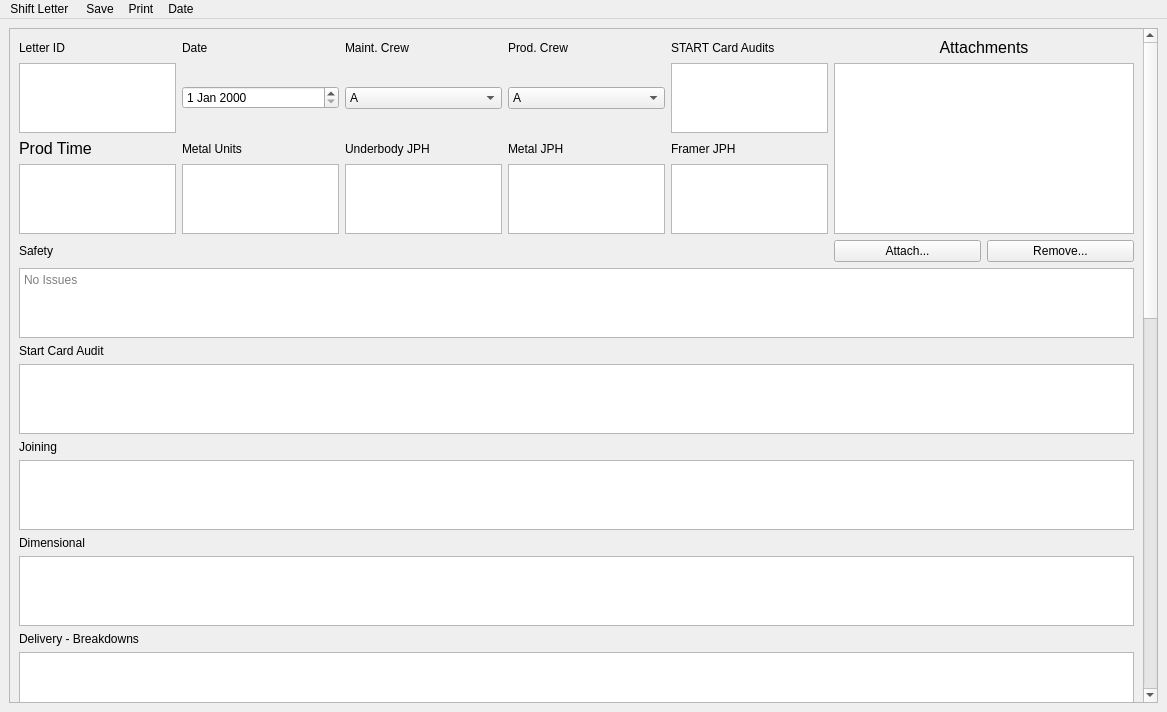
<?xml version="1.0" encoding="UTF-8"?>
<ui version="4.0">
 <class>MainWindow</class>
 <widget class="QMainWindow" name="MainWindow">
  <property name="geometry">
   <rect>
    <x>0</x>
    <y>0</y>
    <width>1167</width>
    <height>712</height>
   </rect>
  </property>
  <property name="windowTitle">
   <string>Night Letter</string>
  </property>
  <property name="styleSheet">
   <string notr="true"/>
  </property>
  <widget class="QWidget" name="centralwidget">
   <layout class="QHBoxLayout" name="horizontalLayout">
    <item>
     <layout class="QVBoxLayout" name="verticalLayout">
      <item>
       <widget class="QScrollArea" name="scrollArea">
        <property name="styleSheet">
         <string notr="true"/>
        </property>
        <property name="widgetResizable">
         <bool>true</bool>
        </property>
        <widget class="QWidget" name="scrollAreaWidgetContents_2">
         <property name="geometry">
          <rect>
           <x>0</x>
           <y>0</y>
           <width>1128</width>
           <height>1824</height>
          </rect>
         </property>
         <layout class="QGridLayout" name="gridLayout_4">
          <item row="0" column="0">
           <layout class="QHBoxLayout" name="horizontalLayout_2">
            <item>
             <layout class="QVBoxLayout" name="verticalLayout_3">
              <property name="bottomMargin">
               <number>9</number>
              </property>
              <item>
               <layout class="QGridLayout" name="WidgetGridLayout">
                <item row="2" column="1">
                 <widget class="QLabel" name="DateLabel">
                  <property name="text">
                   <string>Date</string>
                  </property>
                 </widget>
                </item>
                <item row="16" column="0" colspan="2">
                 <widget class="QLabel" name="BreakdownsLabel">
                  <property name="text">
                   <string>Delivery - Breakdowns</string>
                  </property>
                 </widget>
                </item>
                <item row="14" column="0" colspan="2">
                 <widget class="QLabel" name="DimensionalLabel">
                  <property name="text">
                   <string>Dimensional</string>
                  </property>
                 </widget>
                </item>
                <item row="3" column="1">
                 <widget class="QDateEdit" name="Date"/>
                </item>
                <item row="3" column="3">
                 <widget class="QComboBox" name="ProdShift">
                  <item>
                   <property name="text">
                    <string>A</string>
                   </property>
                  </item>
                  <item>
                   <property name="text">
                    <string>B</string>
                   </property>
                  </item>
                  <item>
                   <property name="text">
                    <string>C</string>
                   </property>
                  </item>
                  <item>
                   <property name="text">
                    <string>D</string>
                   </property>
                  </item>
                 </widget>
                </item>
                <item row="3" column="4">
                 <widget class="QTextEdit" name="STARTAuditCount"/>
                </item>
                <item row="2" column="4">
                 <widget class="QLabel" name="STARTAuditCountLabel">
                  <property name="maximumSize">
                   <size>
                    <width>200</width>
                    <height>16777215</height>
                   </size>
                  </property>
                  <property name="text">
                   <string>START Card Audits</string>
                  </property>
                 </widget>
                </item>
                <item row="3" column="2">
                 <widget class="QComboBox" name="MaintCrew">
                  <item>
                   <property name="text">
                    <string>A</string>
                   </property>
                  </item>
                  <item>
                   <property name="text">
                    <string>B</string>
                   </property>
                  </item>
                  <item>
                   <property name="text">
                    <string>C</string>
                   </property>
                  </item>
                  <item>
                   <property name="text">
                    <string>D</string>
                   </property>
                  </item>
                 </widget>
                </item>
                <item row="2" column="2">
                 <widget class="QLabel" name="MaintCrewLabel">
                  <property name="maximumSize">
                   <size>
                    <width>120</width>
                    <height>16777215</height>
                   </size>
                  </property>
                  <property name="text">
                   <string>Maint. Crew</string>
                  </property>
                 </widget>
                </item>
                <item row="2" column="0">
                 <widget class="QLabel" name="LetterIDLabel">
                  <property name="maximumSize">
                   <size>
                    <width>120</width>
                    <height>16777215</height>
                   </size>
                  </property>
                  <property name="text">
                   <string>Letter ID</string>
                  </property>
                 </widget>
                </item>
                <item row="2" column="3">
                 <widget class="QLabel" name="ProdShiftLabel">
                  <property name="maximumSize">
                   <size>
                    <width>120</width>
                    <height>16777215</height>
                   </size>
                  </property>
                  <property name="text">
                   <string>Prod. Crew</string>
                  </property>
                 </widget>
                </item>
                <item row="15" column="0" colspan="7">
                 <widget class="QTextEdit" name="Dimensional"/>
                </item>
                <item row="27" column="0" colspan="7">
                 <widget class="QTextEdit" name="EquipFailures"/>
                </item>
                <item row="13" column="0" colspan="7">
                 <widget class="QTextEdit" name="Joining"/>
                </item>
                <item row="20" column="0" colspan="2">
                 <widget class="QLabel" name="ManningMaterialsLabel">
                  <property name="text">
                   <string>Manning/Materials</string>
                  </property>
                 </widget>
                </item>
                <item row="28" column="0" colspan="2">
                 <widget class="QLabel" name="DoorRepairsLabel">
                  <property name="text">
                   <string>Door Repairs</string>
                  </property>
                 </widget>
                </item>
                <item row="21" column="0" colspan="7">
                 <widget class="QTextEdit" name="ManningMaterials"/>
                </item>
                <item row="23" column="0" colspan="7">
                 <widget class="QTextEdit" name="Recognition"/>
                </item>
                <item row="19" column="0" colspan="7">
                 <widget class="QTextEdit" name="TopXActions"/>
                </item>
                <item row="25" column="0" colspan="7">
                 <widget class="QTextEdit" name="Training"/>
                </item>
                <item row="35" column="0" colspan="7">
                 <widget class="QTextEdit" name="Environmental"/>
                </item>
                <item row="33" column="0" colspan="7">
                 <widget class="QTextEdit" name="FollowUp"/>
                </item>
                <item row="31" column="0" colspan="7">
                 <widget class="QTextEdit" name="EquipRepairs"/>
                </item>
                <item row="29" column="0" colspan="7">
                 <widget class="QTextEdit" name="DoorRepairs"/>
                </item>
                <item row="5" column="2">
                 <widget class="QTextEdit" name="UBJPH"/>
                </item>
                <item row="26" column="0" colspan="2">
                 <widget class="QLabel" name="EquipFailuresLabel">
                  <property name="text">
                   <string>Equipment Failures</string>
                  </property>
                 </widget>
                </item>
                <item row="24" column="0" colspan="2">
                 <widget class="QLabel" name="TrainingLabel">
                  <property name="text">
                   <string>Notifications - HR - Training</string>
                  </property>
                 </widget>
                </item>
                <item row="3" column="0">
                 <widget class="QTextEdit" name="LetterID">
                  <property name="mouseTracking">
                   <bool>false</bool>
                  </property>
                  <property name="tabChangesFocus">
                   <bool>true</bool>
                  </property>
                 </widget>
                </item>
                <item row="22" column="0" colspan="2">
                 <widget class="QLabel" name="RecognitionLabel">
                  <property name="text">
                   <string>Recognition</string>
                  </property>
                 </widget>
                </item>
                <item row="5" column="4">
                 <widget class="QTextEdit" name="FramerJPH"/>
                </item>
                <item row="5" column="3">
                 <widget class="QTextEdit" name="MetalJPH"/>
                </item>
                <item row="5" column="0">
                 <widget class="QTextEdit" name="ProdTime">
                  <property name="styleSheet">
                   <string notr="true">font: 12pt &quot;Segoe UI&quot;;</string>
                  </property>
                  <property name="html">
                   <string>&lt;!DOCTYPE HTML PUBLIC &quot;-//W3C//DTD HTML 4.0//EN&quot; &quot;http://www.w3.org/TR/REC-html40/strict.dtd&quot;&gt;
&lt;html&gt;&lt;head&gt;&lt;meta name=&quot;qrichtext&quot; content=&quot;1&quot; /&gt;&lt;style type=&quot;text/css&quot;&gt;
p, li { white-space: pre-wrap; }
&lt;/style&gt;&lt;/head&gt;&lt;body style=&quot; font-family:'Segoe UI'; font-size:12pt; font-weight:400; font-style:normal;&quot;&gt;
&lt;p style=&quot;-qt-paragraph-type:empty; margin-top:0px; margin-bottom:0px; margin-left:0px; margin-right:0px; -qt-block-indent:0; text-indent:0px; font-family:'Arial'; font-size:8.25pt;&quot;&gt;&lt;br /&gt;&lt;/p&gt;&lt;/body&gt;&lt;/html&gt;</string>
                  </property>
                 </widget>
                </item>
                <item row="8" column="0">
                 <widget class="QLabel" name="SafetyLabel">
                  <property name="text">
                   <string>Safety</string>
                  </property>
                 </widget>
                </item>
                <item row="12" column="0">
                 <widget class="QLabel" name="JoiningLabel">
                  <property name="text">
                   <string>Joining</string>
                  </property>
                 </widget>
                </item>
                <item row="10" column="0">
                 <widget class="QLabel" name="STARTCardAuditLabel">
                  <property name="text">
                   <string>Start Card Audit</string>
                  </property>
                 </widget>
                </item>
                <item row="30" column="0" colspan="2">
                 <widget class="QLabel" name="EquipRepairsLabel">
                  <property name="text">
                   <string>Equipment Repairs</string>
                  </property>
                 </widget>
                </item>
                <item row="34" column="0" colspan="2">
                 <widget class="QLabel" name="EnvironmentalLabel">
                  <property name="text">
                   <string>Environmental</string>
                  </property>
                 </widget>
                </item>
                <item row="18" column="0" colspan="2">
                 <widget class="QLabel" name="TopXActionsLabel">
                  <property name="text">
                   <string>Top X Actions</string>
                  </property>
                 </widget>
                </item>
                <item row="32" column="0" colspan="2">
                 <widget class="QLabel" name="FollowUpLabel">
                  <property name="text">
                   <string>Follow-Up Needed</string>
                  </property>
                 </widget>
                </item>
                <item row="5" column="1">
                 <widget class="QTextEdit" name="MetalUnits"/>
                </item>
                <item row="4" column="2">
                 <widget class="QLabel" name="UBJPHLabel">
                  <property name="maximumSize">
                   <size>
                    <width>150</width>
                    <height>16777215</height>
                   </size>
                  </property>
                  <property name="text">
                   <string>Underbody JPH</string>
                  </property>
                 </widget>
                </item>
                <item row="4" column="0">
                 <widget class="QLabel" name="ProdTimeLabel">
                  <property name="maximumSize">
                   <size>
                    <width>120</width>
                    <height>16777215</height>
                   </size>
                  </property>
                  <property name="font">
                   <font>
                    <family>Segoe UI</family>
                    <pointsize>12</pointsize>
                   </font>
                  </property>
                  <property name="text">
                   <string>Prod Time</string>
                  </property>
                 </widget>
                </item>
                <item row="4" column="1">
                 <widget class="QLabel" name="MetalUnitsLabel">
                  <property name="text">
                   <string>Metal Units</string>
                  </property>
                 </widget>
                </item>
                <item row="4" column="3">
                 <widget class="QLabel" name="MetalJPHLabel">
                  <property name="maximumSize">
                   <size>
                    <width>120</width>
                    <height>16777215</height>
                   </size>
                  </property>
                  <property name="text">
                   <string>Metal JPH</string>
                  </property>
                 </widget>
                </item>
                <item row="17" column="0" colspan="7">
                 <widget class="QTextEdit" name="Breakdowns"/>
                </item>
                <item row="11" column="0" colspan="7">
                 <widget class="QTextEdit" name="STARTCardAudit"/>
                </item>
                <item row="9" column="0" colspan="7">
                 <widget class="QTextEdit" name="Safety">
                  <property name="maximumSize">
                   <size>
                    <width>16777215</width>
                    <height>1002</height>
                   </size>
                  </property>
                  <property name="toolTip">
                   <string>Safety Related Incidents and Notifications</string>
                  </property>
                  <property name="sizeAdjustPolicy">
                   <enum>QAbstractScrollArea::AdjustToContents</enum>
                  </property>
                  <property name="tabChangesFocus">
                   <bool>true</bool>
                  </property>
                  <property name="textInteractionFlags">
                   <set>Qt::LinksAccessibleByKeyboard|Qt::LinksAccessibleByMouse|Qt::TextBrowserInteraction|Qt::TextEditable|Qt::TextEditorInteraction|Qt::TextSelectableByKeyboard|Qt::TextSelectableByMouse</set>
                  </property>
                  <property name="placeholderText">
                   <string>No Issues</string>
                  </property>
                 </widget>
                </item>
                <item row="4" column="4">
                 <widget class="QLabel" name="label">
                  <property name="maximumSize">
                   <size>
                    <width>120</width>
                    <height>16777215</height>
                   </size>
                  </property>
                  <property name="text">
                   <string>Framer JPH</string>
                  </property>
                 </widget>
                </item>
                <item row="8" column="5">
                 <widget class="QPushButton" name="AttachmentPB">
                  <property name="text">
                   <string>Attach...</string>
                  </property>
                 </widget>
                </item>
                <item row="8" column="6">
                 <widget class="QPushButton" name="RemoveAttachmentPB">
                  <property name="text">
                   <string>Remove...</string>
                  </property>
                 </widget>
                </item>
                <item row="3" column="5" rowspan="3" colspan="2">
                 <widget class="QTextBrowser" name="Attachments">
                  <property name="minimumSize">
                   <size>
                    <width>300</width>
                    <height>0</height>
                   </size>
                  </property>
                 </widget>
                </item>
                <item row="2" column="5" colspan="2">
                 <widget class="QLabel" name="AttachmentsLabel">
                  <property name="maximumSize">
                   <size>
                    <width>1000</width>
                    <height>16777215</height>
                   </size>
                  </property>
                  <property name="text">
                   <string>&lt;html&gt;&lt;head/&gt;&lt;body&gt;&lt;p align=&quot;center&quot;&gt;&lt;span style=&quot; font-size:12pt;&quot;&gt;Attachments&lt;/span&gt;&lt;/p&gt;&lt;/body&gt;&lt;/html&gt;</string>
                  </property>
                 </widget>
                </item>
               </layout>
              </item>
             </layout>
            </item>
           </layout>
          </item>
         </layout>
        </widget>
       </widget>
      </item>
     </layout>
    </item>
   </layout>
  </widget>
  <widget class="QMenuBar" name="menubar">
   <property name="geometry">
    <rect>
     <x>0</x>
     <y>0</y>
     <width>1167</width>
     <height>37</height>
    </rect>
   </property>
   <widget class="QMenu" name="menuNight_Letter">
    <property name="title">
     <string>Shift Letter </string>
    </property>
    <widget class="QMenu" name="menuOption_2">
     <property name="title">
      <string>Shutdown Form</string>
     </property>
     <addaction name="actionOption_A"/>
     <addaction name="separator"/>
     <addaction name="actionOption_B"/>
    </widget>
    <addaction name="separator"/>
    <addaction name="menuOption_2"/>
    <addaction name="separator"/>
    <addaction name="actionOption_3"/>
    <addaction name="separator"/>
    <addaction name="actionStartup_Checklist"/>
    <addaction name="actionRecognition"/>
    <addaction name="actionStart_Card_Report"/>
   </widget>
   <widget class="QMenu" name="menuSave">
    <property name="title">
     <string>Save</string>
    </property>
   </widget>
   <widget class="QMenu" name="menuPrint">
    <property name="title">
     <string>Print</string>
    </property>
   </widget>
   <widget class="QMenu" name="menuDate">
    <property name="title">
     <string>Date</string>
    </property>
   </widget>
   <addaction name="menuNight_Letter"/>
   <addaction name="menuSave"/>
   <addaction name="menuPrint"/>
   <addaction name="menuDate"/>
  </widget>
  <action name="actionOption_3">
   <property name="text">
    <string>Weekend Form</string>
   </property>
  </action>
  <action name="actionOption_A">
   <property name="text">
    <string>Option A</string>
   </property>
  </action>
  <action name="actionOption_B">
   <property name="text">
    <string>Option B</string>
   </property>
  </action>
  <action name="actionStartup_Checklist">
   <property name="text">
    <string>Startup Checklist</string>
   </property>
  </action>
  <action name="actionRecognition">
   <property name="text">
    <string>Recognition</string>
   </property>
  </action>
  <action name="actionStart_Card_Report">
   <property name="text">
    <string>Start Card Report</string>
   </property>
  </action>
 </widget>
 <resources/>
 <connections>
  <connection>
   <sender>LetterID</sender>
   <signal>textChanged()</signal>
   <receiver>MainWindow</receiver>
   <slot>savefield()</slot>
   <hints>
    <hint type="sourcelabel">
     <x>80</x>
     <y>152</y>
    </hint>
    <hint type="destinationlabel">
     <x>274</x>
     <y>0</y>
    </hint>
   </hints>
  </connection>
  <connection>
   <sender>MaintCrew</sender>
   <signal>currentIndexChanged(int)</signal>
   <receiver>MainWindow</receiver>
   <slot>savefield()</slot>
   <hints>
    <hint type="sourcelabel">
     <x>359</x>
     <y>138</y>
    </hint>
    <hint type="destinationlabel">
     <x>557</x>
     <y>0</y>
    </hint>
   </hints>
  </connection>
  <connection>
   <sender>STARTAuditCount</sender>
   <signal>textChanged()</signal>
   <receiver>MainWindow</receiver>
   <slot>savefield()</slot>
   <hints>
    <hint type="sourcelabel">
     <x>999</x>
     <y>101</y>
    </hint>
    <hint type="destinationlabel">
     <x>1035</x>
     <y>0</y>
    </hint>
   </hints>
  </connection>
  <connection>
   <sender>ProdShift</sender>
   <signal>currentIndexChanged(int)</signal>
   <receiver>MainWindow</receiver>
   <slot>savefield()</slot>
   <hints>
    <hint type="sourcelabel">
     <x>106</x>
     <y>241</y>
    </hint>
    <hint type="destinationlabel">
     <x>235</x>
     <y>0</y>
    </hint>
   </hints>
  </connection>
  <connection>
   <sender>MetalUnits</sender>
   <signal>textChanged()</signal>
   <receiver>MainWindow</receiver>
   <slot>savefield()</slot>
   <hints>
    <hint type="sourcelabel">
     <x>243</x>
     <y>249</y>
    </hint>
    <hint type="destinationlabel">
     <x>392</x>
     <y>0</y>
    </hint>
   </hints>
  </connection>
  <connection>
   <sender>ProdTime</sender>
   <signal>textChanged()</signal>
   <receiver>MainWindow</receiver>
   <slot>savefield()</slot>
   <hints>
    <hint type="sourcelabel">
     <x>334</x>
     <y>250</y>
    </hint>
    <hint type="destinationlabel">
     <x>490</x>
     <y>0</y>
    </hint>
   </hints>
  </connection>
  <connection>
   <sender>MetalJPH</sender>
   <signal>textChanged()</signal>
   <receiver>MainWindow</receiver>
   <slot>savefield()</slot>
   <hints>
    <hint type="sourcelabel">
     <x>509</x>
     <y>235</y>
    </hint>
    <hint type="destinationlabel">
     <x>678</x>
     <y>0</y>
    </hint>
   </hints>
  </connection>
  <connection>
   <sender>FramerJPH</sender>
   <signal>textChanged()</signal>
   <receiver>MainWindow</receiver>
   <slot>savefield()</slot>
   <hints>
    <hint type="sourcelabel">
     <x>594</x>
     <y>242</y>
    </hint>
    <hint type="destinationlabel">
     <x>769</x>
     <y>0</y>
    </hint>
   </hints>
  </connection>
  <connection>
   <sender>UBJPH</sender>
   <signal>textChanged()</signal>
   <receiver>MainWindow</receiver>
   <slot>savefield()</slot>
   <hints>
    <hint type="sourcelabel">
     <x>675</x>
     <y>225</y>
    </hint>
    <hint type="destinationlabel">
     <x>862</x>
     <y>0</y>
    </hint>
   </hints>
  </connection>
  <connection>
   <sender>Safety</sender>
   <signal>textChanged()</signal>
   <receiver>MainWindow</receiver>
   <slot>savefield()</slot>
   <hints>
    <hint type="sourcelabel">
     <x>933</x>
     <y>459</y>
    </hint>
    <hint type="destinationlabel">
     <x>932</x>
     <y>0</y>
    </hint>
   </hints>
  </connection>
  <connection>
   <sender>STARTCardAudit</sender>
   <signal>textChanged()</signal>
   <receiver>MainWindow</receiver>
   <slot>savefield()</slot>
   <hints>
    <hint type="sourcelabel">
     <x>990</x>
     <y>563</y>
    </hint>
    <hint type="destinationlabel">
     <x>960</x>
     <y>0</y>
    </hint>
   </hints>
  </connection>
  <connection>
   <sender>Joining</sender>
   <signal>textChanged()</signal>
   <receiver>MainWindow</receiver>
   <slot>savefield()</slot>
   <hints>
    <hint type="sourcelabel">
     <x>981</x>
     <y>650</y>
    </hint>
    <hint type="destinationlabel">
     <x>1008</x>
     <y>0</y>
    </hint>
   </hints>
  </connection>
  <connection>
   <sender>Dimensional</sender>
   <signal>textChanged()</signal>
   <receiver>MainWindow</receiver>
   <slot>savefield()</slot>
   <hints>
    <hint type="sourcelabel">
     <x>854</x>
     <y>808</y>
    </hint>
    <hint type="destinationlabel">
     <x>957</x>
     <y>0</y>
    </hint>
   </hints>
  </connection>
  <connection>
   <sender>Breakdowns</sender>
   <signal>textChanged()</signal>
   <receiver>MainWindow</receiver>
   <slot>savefield()</slot>
   <hints>
    <hint type="sourcelabel">
     <x>923</x>
     <y>909</y>
    </hint>
    <hint type="destinationlabel">
     <x>906</x>
     <y>0</y>
    </hint>
   </hints>
  </connection>
  <connection>
   <sender>TopXActions</sender>
   <signal>textChanged()</signal>
   <receiver>MainWindow</receiver>
   <slot>savefield()</slot>
   <hints>
    <hint type="sourcelabel">
     <x>1023</x>
     <y>1011</y>
    </hint>
    <hint type="destinationlabel">
     <x>1035</x>
     <y>0</y>
    </hint>
   </hints>
  </connection>
  <connection>
   <sender>ManningMaterials</sender>
   <signal>textChanged()</signal>
   <receiver>MainWindow</receiver>
   <slot>savefield()</slot>
   <hints>
    <hint type="sourcelabel">
     <x>465</x>
     <y>1110</y>
    </hint>
    <hint type="destinationlabel">
     <x>516</x>
     <y>0</y>
    </hint>
   </hints>
  </connection>
  <connection>
   <sender>Recognition</sender>
   <signal>textChanged()</signal>
   <receiver>MainWindow</receiver>
   <slot>savefield()</slot>
   <hints>
    <hint type="sourcelabel">
     <x>553</x>
     <y>1230</y>
    </hint>
    <hint type="destinationlabel">
     <x>504</x>
     <y>0</y>
    </hint>
   </hints>
  </connection>
  <connection>
   <sender>Training</sender>
   <signal>textChanged()</signal>
   <receiver>MainWindow</receiver>
   <slot>savefield()</slot>
   <hints>
    <hint type="sourcelabel">
     <x>739</x>
     <y>1328</y>
    </hint>
    <hint type="destinationlabel">
     <x>583</x>
     <y>0</y>
    </hint>
   </hints>
  </connection>
  <connection>
   <sender>EquipFailures</sender>
   <signal>textChanged()</signal>
   <receiver>MainWindow</receiver>
   <slot>savefield()</slot>
   <hints>
    <hint type="sourcelabel">
     <x>544</x>
     <y>1450</y>
    </hint>
    <hint type="destinationlabel">
     <x>466</x>
     <y>0</y>
    </hint>
   </hints>
  </connection>
  <connection>
   <sender>DoorRepairs</sender>
   <signal>textChanged()</signal>
   <receiver>MainWindow</receiver>
   <slot>savefield()</slot>
   <hints>
    <hint type="sourcelabel">
     <x>377</x>
     <y>1567</y>
    </hint>
    <hint type="destinationlabel">
     <x>403</x>
     <y>0</y>
    </hint>
   </hints>
  </connection>
  <connection>
   <sender>EquipRepairs</sender>
   <signal>textChanged()</signal>
   <receiver>MainWindow</receiver>
   <slot>savefield()</slot>
   <hints>
    <hint type="sourcelabel">
     <x>884</x>
     <y>1659</y>
    </hint>
    <hint type="destinationlabel">
     <x>840</x>
     <y>0</y>
    </hint>
   </hints>
  </connection>
  <connection>
   <sender>FollowUp</sender>
   <signal>textChanged()</signal>
   <receiver>MainWindow</receiver>
   <slot>savefield()</slot>
   <hints>
    <hint type="sourcelabel">
     <x>1000</x>
     <y>1785</y>
    </hint>
    <hint type="destinationlabel">
     <x>1035</x>
     <y>0</y>
    </hint>
   </hints>
  </connection>
  <connection>
   <sender>Environmental</sender>
   <signal>textChanged()</signal>
   <receiver>MainWindow</receiver>
   <slot>savefield()</slot>
   <hints>
    <hint type="sourcelabel">
     <x>1070</x>
     <y>1885</y>
    </hint>
    <hint type="destinationlabel">
     <x>1035</x>
     <y>0</y>
    </hint>
   </hints>
  </connection>
  <connection>
   <sender>Date</sender>
   <signal>dateChanged(QDate)</signal>
   <receiver>MainWindow</receiver>
   <slot>savefield()</slot>
   <hints>
    <hint type="sourcelabel">
     <x>258</x>
     <y>125</y>
    </hint>
    <hint type="destinationlabel">
     <x>424</x>
     <y>38</y>
    </hint>
   </hints>
  </connection>
  <connection>
   <sender>Attachments</sender>
   <signal>textChanged()</signal>
   <receiver>MainWindow</receiver>
   <slot>savefield()</slot>
   <hints>
    <hint type="sourcelabel">
     <x>724</x>
     <y>343</y>
    </hint>
    <hint type="destinationlabel">
     <x>798</x>
     <y>44</y>
    </hint>
   </hints>
  </connection>
 </connections>
 <slots>
  <slot>savefield()</slot>
 </slots>
</ui>
